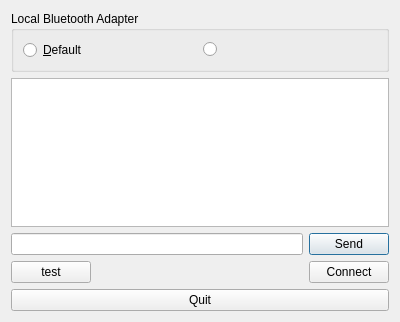
<?xml version="1.0" encoding="UTF-8"?>
<ui version="4.0">
 <class>Chat</class>
 <widget class="QDialog" name="Chat">
  <property name="geometry">
   <rect>
    <x>0</x>
    <y>0</y>
    <width>400</width>
    <height>322</height>
   </rect>
  </property>
  <property name="windowTitle">
   <string>Bluetooth Chat</string>
  </property>
  <layout class="QVBoxLayout" name="verticalLayout">
   <item>
    <widget class="QGroupBox" name="localAdapterBox">
     <property name="title">
      <string>Local Bluetooth Adapter</string>
     </property>
     <property name="checkable">
      <bool>false</bool>
     </property>
     <layout class="QHBoxLayout" name="horizontalLayout_3">
      <item>
       <widget class="QRadioButton" name="firstAdapter">
        <property name="text">
         <string>&amp;Default</string>
        </property>
       </widget>
      </item>
      <item>
       <widget class="QRadioButton" name="secondAdapter">
        <property name="text">
         <string/>
        </property>
       </widget>
      </item>
     </layout>
    </widget>
   </item>
   <item>
    <widget class="QTextEdit" name="chat">
     <property name="focusPolicy">
      <enum>Qt::NoFocus</enum>
     </property>
    </widget>
   </item>
   <item>
    <layout class="QHBoxLayout" name="horizontalLayout">
     <item>
      <widget class="QLineEdit" name="sendText"/>
     </item>
     <item>
      <widget class="QPushButton" name="sendButton">
       <property name="text">
        <string>Send</string>
       </property>
       <property name="default">
        <bool>true</bool>
       </property>
      </widget>
     </item>
    </layout>
   </item>
   <item>
    <layout class="QHBoxLayout" name="horizontalLayout_2">
     <item>
      <widget class="QPushButton" name="btn_test">
       <property name="text">
        <string>test</string>
       </property>
      </widget>
     </item>
     <item>
      <spacer name="horizontalSpacer">
       <property name="orientation">
        <enum>Qt::Horizontal</enum>
       </property>
       <property name="sizeHint" stdset="0">
        <size>
         <width>40</width>
         <height>20</height>
        </size>
       </property>
      </spacer>
     </item>
     <item>
      <widget class="QPushButton" name="connectButton">
       <property name="text">
        <string>Connect</string>
       </property>
      </widget>
     </item>
    </layout>
   </item>
   <item>
    <widget class="QPushButton" name="quitButton">
     <property name="text">
      <string>Quit</string>
     </property>
    </widget>
   </item>
  </layout>
 </widget>
 <resources/>
 <connections/>
</ui>
